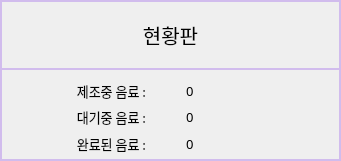
      <widget class="QFrame" name="FRAME_MONITOR">
       <property name="geometry">
        <rect>
         <x>620</x>
         <y>60</y>
         <width>341</width>
         <height>161</height>
        </rect>
       </property>
       <property name="styleSheet">
        <string notr="true">QFrame { 
	border:2px solid #D1BCED;
} 
QLabel {
	font: 10pt &quot;함초롬돋움&quot;;
}
QPushButton {
	border:2px solid #D1BCED;
	font: 15pt &quot;함초롬돋움&quot;; 
}
QLineEdit {
	font: 10pt &quot;함초롬돋움&quot;;
}</string>
       </property>
       <property name="frameShape">
        <enum>QFrame::StyledPanel</enum>
       </property>
       <property name="frameShadow">
        <enum>QFrame::Raised</enum>
       </property>
       <widget class="QPushButton" name="BTN_DEV_INFO_MONITOR">
        <property name="geometry">
         <rect>
          <x>0</x>
          <y>0</y>
          <width>341</width>
          <height>70</height>
         </rect>
        </property>
        <property name="font">
         <font>
          <family>함초롬돋움</family>
          <pointsize>15</pointsize>
          <weight>50</weight>
          <italic>false</italic>
          <bold>false</bold>
         </font>
        </property>
        <property name="text">
         <string>현황판</string>
        </property>
       </widget>
       <widget class="QWidget" name="layoutWidget">
        <property name="geometry">
         <rect>
          <x>60</x>
          <y>80</y>
          <width>211</width>
          <height>74</height>
         </rect>
        </property>
        <layout class="QGridLayout" name="gridLayout_3">
         <property name="horizontalSpacing">
          <number>40</number>
         </property>
         <item row="0" column="0">
          <widget class="QLabel" name="label_20">
           <property name="font">
            <font>
             <family>함초롬돋움</family>
             <pointsize>10</pointsize>
             <weight>50</weight>
             <italic>false</italic>
             <bold>false</bold>
            </font>
           </property>
           <property name="styleSheet">
            <string notr="true">QLabel{ 
   border: 0px solid
} </string>
           </property>
           <property name="text">
            <string>제조중 음료 :</string>
           </property>
           <property name="alignment">
            <set>Qt::AlignRight|Qt::AlignTrailing|Qt::AlignVCenter</set>
           </property>
          </widget>
         </item>
         <item row="0" column="1">
          <widget class="QLabel" name="LB_MONITOR_INPROGRESS">
           <property name="font">
            <font>
             <family>함초롬돋움</family>
             <pointsize>10</pointsize>
             <weight>50</weight>
             <italic>false</italic>
             <bold>false</bold>
            </font>
           </property>
           <property name="styleSheet">
            <string notr="true">QLabel{ 
   border: 0px solid
} </string>
           </property>
           <property name="text">
            <string>0</string>
           </property>
           <property name="alignment">
            <set>Qt::AlignLeading|Qt::AlignLeft|Qt::AlignVCenter</set>
           </property>
          </widget>
         </item>
         <item row="1" column="0">
          <widget class="QLabel" name="label_27">
           <property name="font">
            <font>
             <family>함초롬돋움</family>
             <pointsize>10</pointsize>
             <weight>50</weight>
             <italic>false</italic>
             <bold>false</bold>
            </font>
           </property>
           <property name="styleSheet">
            <string notr="true">QLabel{ 
   border: 0px solid
} </string>
           </property>
           <property name="text">
            <string>대기중 음료 :</string>
           </property>
           <property name="alignment">
            <set>Qt::AlignRight|Qt::AlignTrailing|Qt::AlignVCenter</set>
           </property>
          </widget>
         </item>
         <item row="1" column="1">
          <widget class="QLabel" name="LB_MONITOR_WAITING">
           <property name="font">
            <font>
             <family>함초롬돋움</family>
             <pointsize>10</pointsize>
             <weight>50</weight>
             <italic>false</italic>
             <bold>false</bold>
            </font>
           </property>
           <property name="styleSheet">
            <string notr="true">QLabel{ 
   border: 0px solid
} </string>
           </property>
           <property name="text">
            <string>0</string>
           </property>
           <property name="alignment">
            <set>Qt::AlignLeading|Qt::AlignLeft|Qt::AlignVCenter</set>
           </property>
          </widget>
         </item>
         <item row="2" column="0">
          <widget class="QLabel" name="label_28">
           <property name="font">
            <font>
             <family>함초롬돋움</family>
             <pointsize>10</pointsize>
             <weight>50</weight>
             <italic>false</italic>
             <bold>false</bold>
            </font>
           </property>
           <property name="styleSheet">
            <string notr="true">QLabel{ 
   border: 0px solid
} </string>
           </property>
           <property name="text">
            <string>완료된 음료 :</string>
           </property>
           <property name="alignment">
            <set>Qt::AlignRight|Qt::AlignTrailing|Qt::AlignVCenter</set>
           </property>
          </widget>
         </item>
         <item row="2" column="1">
          <widget class="QLabel" name="LB_MONITOR_COMPLETED">
           <property name="font">
            <font>
             <family>함초롬돋움</family>
             <pointsize>10</pointsize>
             <weight>50</weight>
             <italic>false</italic>
             <bold>false</bold>
            </font>
           </property>
           <property name="styleSheet">
            <string notr="true">QLabel{ 
   border: 0px solid
} </string>
           </property>
           <property name="text">
            <string>0</string>
           </property>
           <property name="alignment">
            <set>Qt::AlignLeading|Qt::AlignLeft|Qt::AlignVCenter</set>
           </property>
          </widget>
         </item>
        </layout>
       </widget>
      </widget>
